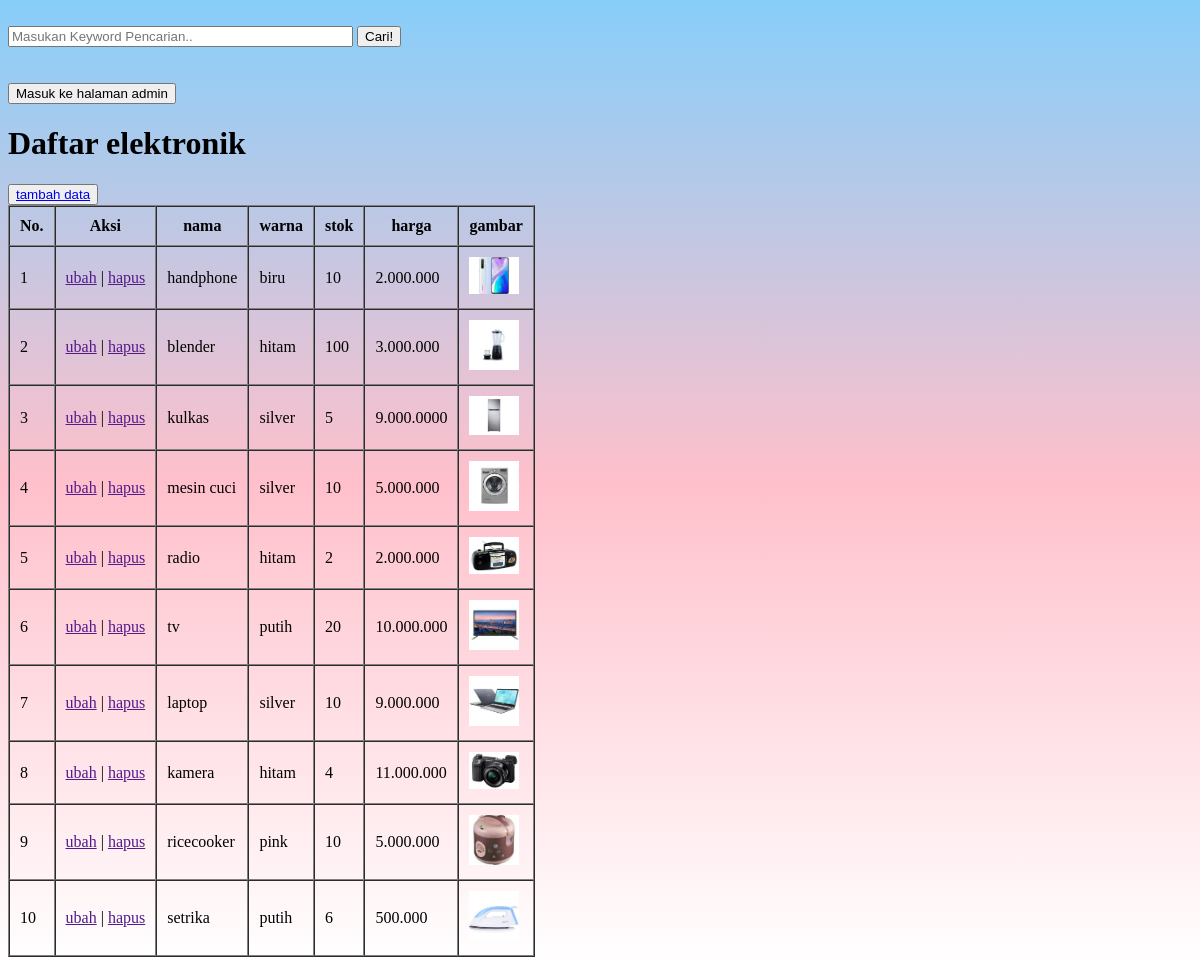
Screenshot of /PRAKTIKUM/P7_PW_193040006/latihan7a/index.php with the database file from the repository.
### tables this page shows
CREATE TABLE `elektronik` (
  `id` int(10) NOT NULL,
  `nama` varchar(100) NOT NULL,
  `warna` varchar(100) NOT NULL,
  `stok` varchar(100) NOT NULL,
  `harga` varchar(100) NOT NULL,
  `gambar` varchar(100) NOT NULL
);

### PRAKTIKUM/P7_PW_193040006/latihan7a/functions.php (called while the page is built)
<?php
 function koneksi()
  { $conn = mysqli_connect("localhost", "root", "") or die ("koneksi ke DB gagal");
	 mysqli_select_db($conn, "tugasbesar_193040006") or die ("Database salah!");
	 return $conn;
	}
	  function query($sql){
		  $conn = koneksi();
		   $result = mysqli_query($conn, "$sql");
		   $rows = [];
		   while ($row = mysqli_fetch_assoc($result)){
			   $rows[] = $row;
			 }
			  return $rows;
			} function tambah($data) {
				$conn = koneksi();
				 $nama = htmlspecialchars($data['nama']);
				  $warna = htmlspecialchars($data['warna']);
				  $stok = htmlspecialchars($data['stok']);
				   $harga = htmlspecialchars($data['harga']);
				   $gambar = htmlspecialchars($data['gambar']);
				   function ubah($data)
				   {
					   $conn = koneksi();
					   $nama = htmlspecialchars($data['nama']);
					   $warna = htmlspecialchars($data['warna']);
					   $stok = htmlspecialchars($data['stok']);
					   $harga = htmlspecialchars($data['harga']);
					   $gambar = htmlspecialchars($data['gambar']);
				   }
				   $query = "UPDATE elektronik
				   				 SET
									nama ='$nama',
									warna ='$warna',
									stok ='$stok',
									harga='$harga',
									gambar='$gambar',
									WHERE id = '$id'
									";
									 mysqli_query($conn, $query);
									  return mysqli_affected_rows($conn);
									}
									?>

### PRAKTIKUM/P7_PW_193040006/latihan7a/index.php (the view, shortened to what this page needs)
<?php
$elektronik = query("SELECT * FROM elektronik");
?>
<!DOCTYPE html>
<html>
<head>
<link rel="stylesheet" type="text/css" href="style.css">
</head>
<body>
<br>
  <form action="" method="POST">
    <input type="text" name="keyword" size="40" placeholder="Masukan Keyword Pencarian.." autocomplete="off" autofocus>
    <button type="submit" name="cari">Cari!</button>
  </form>
  <br>
<br>
    <a href="login.php">
            <button>Masuk ke halaman admin</button>
        </a>
  <br>
    <h1>Daftar elektronik</h1>
<div class="add">
<button><a href="tambah.php">tambah data</a></button>
</div>
    <table border="1" cellpadding="10" cellspacing="0">
        <tr>
            <th>No.</th>
            <th>Aksi</th>
            <th>nama</th>
            <th>warna</th>
            <th>stok</th>
            <th>harga</th>
            <th>gambar</th>
        </tr>
        <?php $i = 1; ?>
        <?php foreach ($elektronik as $row) : ?>
        <tr>
            <td> <?= $i; ?> </td>
            <td>
                <a href="">ubah</a> |
                <a href="">hapus</a>
            </td>
            <td> <?= $row["nama"]; ?> </td>
            <td> <?= $row["warna"]; ?> </td>
            <td> <?= $row["stok"]; ?> </td>
            <td> <?= $row["harga"]; ?> </td>
            <td><img src="img/<?= $row["gambar"]; ?>" width="50"></td>
        </tr>
        <?php $i++; ?>
        <?php endforeach; ?>
    </table>
</body>
</html>

### PRAKTIKUM/P7_PW_193040006/latihan7a/style.css (style rules this page uses)
body { background: linear-gradient(lightskyblue, pink, white); }

### rows the page displays
elektronik: nama "handphone", warna "biru", stok "10", harga "2.000.000", gambar (picture)
elektronik: nama "blender", warna "hitam", stok "100", harga "3.000.000", gambar (picture)
elektronik: nama "kulkas", warna "silver", stok "5", harga "9.000.0000", gambar (picture)
elektronik: nama "mesin cuci", warna "silver", stok "10", harga "5.000.000", gambar (picture)
elektronik: nama "radio", warna "hitam", stok "2", harga "2.000.000", gambar (picture)
elektronik: nama "tv", warna "putih", stok "20", harga "10.000.000", gambar (picture)
elektronik: nama "laptop", warna "silver", stok "10", harga "9.000.000", gambar (picture)
elektronik: nama "kamera", warna "hitam", stok "4", harga "11.000.000", gambar (picture)
elektronik: nama "ricecooker", warna "pink", stok "10", harga "5.000.000", gambar (picture)
elektronik: nama "setrika", warna "putih", stok "6", harga "500.000", gambar (picture)
